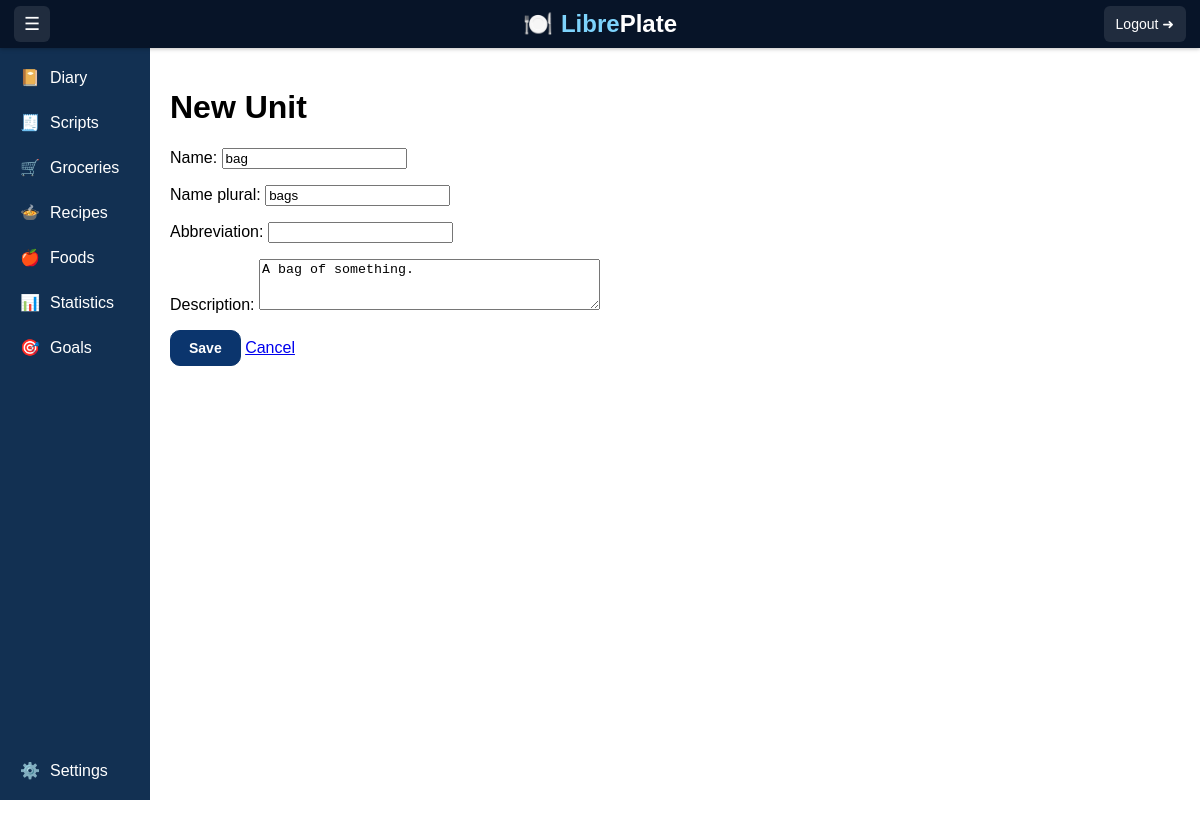
Page /settings/units/4/edit/ (signed in) on the committed database.
### units/models.py (models this page shows, shortened)
class Unit(models.Model):
    name = models.CharField(max_length=100, unique=True)
    name_plural = models.CharField(max_length=100, unique=True)
    description = models.TextField(blank=True, null=True)
    abbreviation = models.CharField(max_length=100, blank=True, null=True)
    user = models.ForeignKey(
        User, on_delete=models.CASCADE, related_name="units", null=True, blank=True
    )
    class Meta:
        verbose_name_plural = "Units"

### units/views.py (the view)
# urls.py: path("<int:pk>/edit/", views.edit_unit, name="edit_unit"),
@login_required
def edit_unit(request, pk):
    unit = get_object_or_404(Unit, pk=pk)
    if unit.user and unit.user != request.user:
        return redirect("units")  # Or raise PermissionDenied
    if request.method == "POST":
        form = UnitForm(request.POST, instance=unit)
        if form.is_valid():
            form.save()
            return redirect("units")
    else:
        form = UnitForm(instance=unit)
    return render(request, "units/unit_form.html", {"form": form})

### units/forms.py
class UnitForm(forms.ModelForm):
    class Meta:
        model = Unit
        fields = ["name", "name_plural", "abbreviation", "description"]
        widgets = {
            "description": forms.Textarea(attrs={"rows": 3}),
        }

### units/templates/units/unit_form.html (shortened to what this page needs)
{% extends 'base.html' %}
{% block content %}
<div class="container">
    <h1>{% if unit %}Edit Unit{% else %}New Unit{% endif %}</h1>
    <form method="post">
        {{ form.as_p }}
        <button type="submit" class="btn btn-primary">Save</button>
        <a href="{% url 'units' %}">Cancel</a>
    </form>
</div>
{% endblock %}

### templates/base.html (style rules this page uses)
.btn { display: inline-flex; align-items: center; justify-content: center; gap: 8px; padding: 10px 18px; border-radius: 10px; font-size: 14px; font-weight: 600; line-height: 1; text-decoration: none; cursor: pointer; border: 1px solid transparent; transition: all .2s ease; font-family: inherit; box-sizing: border-box; }
.btn-primary { background: #0b356d; color: #fff; border-color: #0b356d; }
html, body { margin: 0; height: 100%; font-family: Arial, sans-serif; }
body { margin: 0; height: 100vh; }

### rows in the picture
Unit: name "bag", name_plural "bags", description "A bag of something."
